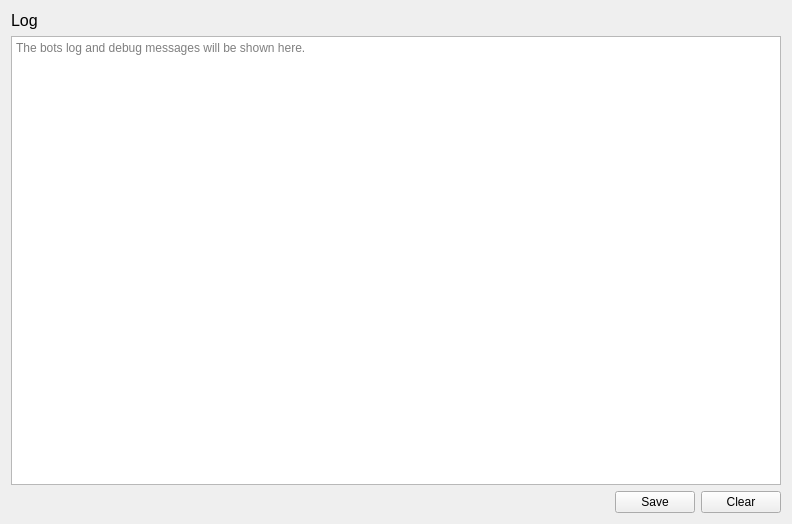
<?xml version="1.0" encoding="UTF-8"?>
<ui version="4.0">
 <class>BotLogWidget</class>
 <widget class="QWidget" name="BotLogWidget">
  <property name="geometry">
   <rect>
    <x>0</x>
    <y>0</y>
    <width>792</width>
    <height>524</height>
   </rect>
  </property>
  <property name="sizePolicy">
   <sizepolicy hsizetype="Expanding" vsizetype="Expanding">
    <horstretch>0</horstretch>
    <verstretch>0</verstretch>
   </sizepolicy>
  </property>
  <property name="windowTitle">
   <string>Form</string>
  </property>
  <layout class="QVBoxLayout" name="verticalLayout">
   <item>
    <widget class="QLabel" name="heading">
     <property name="text">
      <string>&lt;html&gt;&lt;head/&gt;&lt;body&gt;&lt;p&gt;&lt;span style=&quot; font-size:12pt;&quot;&gt;Log&lt;/span&gt;&lt;/p&gt;&lt;/body&gt;&lt;/html&gt;</string>
     </property>
    </widget>
   </item>
   <item>
    <widget class="QTextEdit" name="log">
     <property name="documentTitle">
      <string notr="true"/>
     </property>
     <property name="undoRedoEnabled">
      <bool>false</bool>
     </property>
     <property name="readOnly">
      <bool>true</bool>
     </property>
     <property name="placeholderText">
      <string>The bots log and debug messages will be shown here.</string>
     </property>
    </widget>
   </item>
   <item>
    <layout class="QHBoxLayout" name="horizontalLayout">
     <item>
      <spacer name="horizontalSpacer">
       <property name="orientation">
        <enum>Qt::Horizontal</enum>
       </property>
       <property name="sizeHint" stdset="0">
        <size>
         <width>40</width>
         <height>20</height>
        </size>
       </property>
      </spacer>
     </item>
     <item>
      <widget class="QPushButton" name="save_button">
       <property name="text">
        <string>Save</string>
       </property>
      </widget>
     </item>
     <item>
      <widget class="QPushButton" name="clear_button">
       <property name="text">
        <string>Clear</string>
       </property>
      </widget>
     </item>
    </layout>
   </item>
  </layout>
 </widget>
 <resources/>
 <connections/>
</ui>
